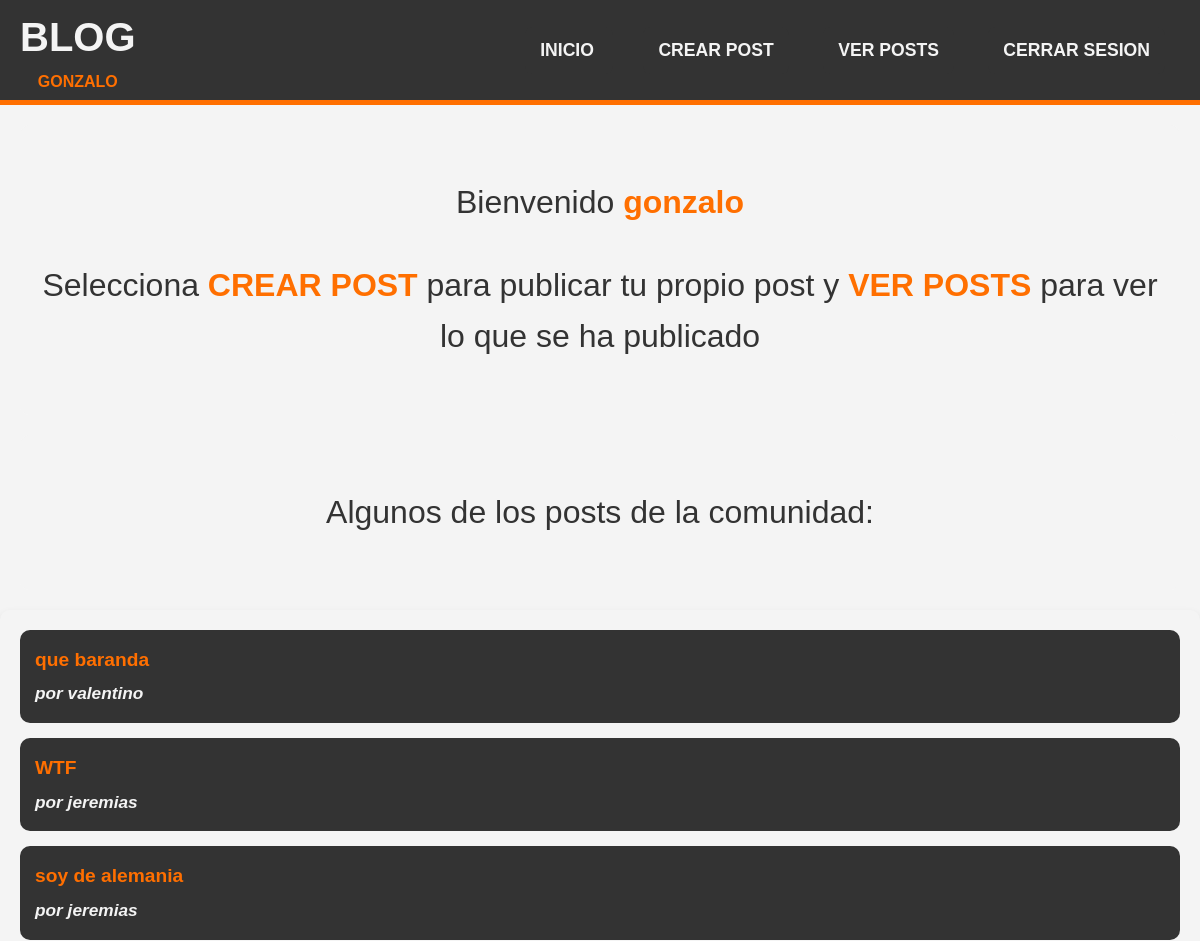
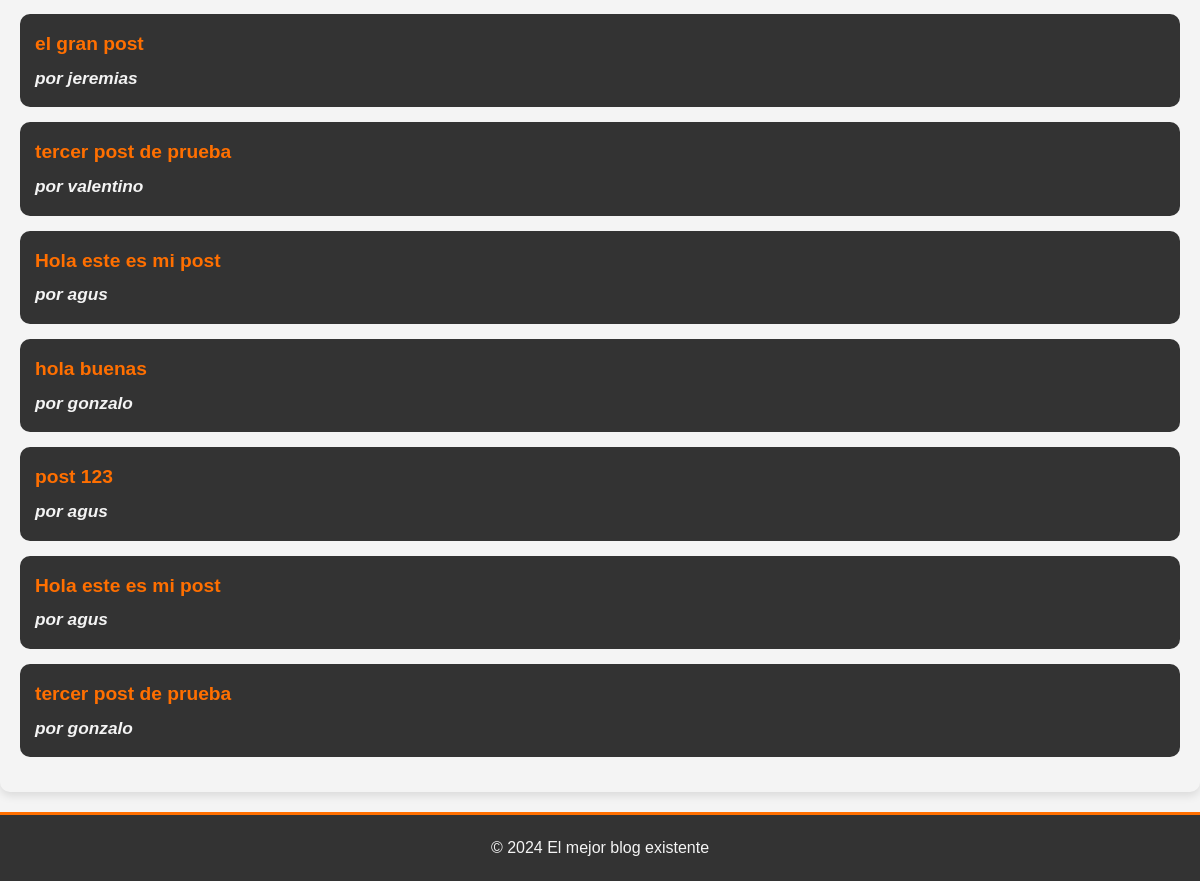
The app's page / (signed in) with its own data (2 pictures, top to bottom).
### post/models.py (models this page shows, shortened)
class Posteo(models.Model):
    titulo = models.CharField(max_length=120)
    contenido= models.TextField()
    Fecha_de_publicacion = models.DateTimeField(auto_now_add=True)
    author= models.ForeignKey(User, on_delete=models.CASCADE, related_name='post_manage')

### post/views.py (the view)
# urls.py: path('', views.home,name='home'),
def home(request):
    posts = Posteo.objects.all().order_by('-Fecha_de_publicacion')  # Muestra los posts más recientes primero
    return render(request, 'home.html', {'posts':posts})

### post/templates/home.html (shortened to what this page needs)
{% extends 'base.html' %}
{% block content %}
{% if user.is_authenticated %}
<div class="home">
    <p>Bienvenido <strong>{{ user.username }} </strong></p>
    <p>Selecciona <strong>CREAR POST</strong> para publicar tu propio post y <strong>VER POSTS</strong> para ver lo que se ha publicado</p>
</div>
<div class="home"><p>Algunos de los posts de la comunidad:</p></div>
<div class="post-container">
    <ul>
        {% for post in posts %}
        <a href="{% url 'detalle_posteo' post.pk %}" class="post-link">
        <li>
            {{ post.titulo }}
            <span>por {{ post.author }}</span>
        </li>
        </a>
        {% empty %}
        <li>No hay posts disponibles en este momento.</li>
        {% endfor %}
    </ul>
</div
{% else %}
    <div class="home">
    <p><strong>Inicia Sesion</strong> o <strong>Registrate</strong> para ver el contenido de la pagina</p>
    </div>
{% endif %}
{% endblock %}

### post/templates/base.html (shortened to what this page needs)
<!DOCTYPE html>
<html lang="es">
<head>
    {% load static %}
    <link rel="stylesheet" href="{% static 'css/styles.css' %}">
    <link rel="stylesheet" href="{% static 'css/extra.css' %}">
</head>
<body>
    <header>
        <div class="header">
        <h1>BLOG</h1>
        <p><strong> {{ user.username|upper }}</strong> </p>
        </div>
        <nav>
            <ul>
                {% if user.is_authenticated %}
                <li><a href="{% url 'home' %}">INICIO</a> </li>
                <li><a href="{% url 'crear' %}">CREAR POST</a></li>
                <li><a href="{% url 'lista_posteos' %}">VER POSTS</a></li>
                <li><a href="{% url 'logout' %}">CERRAR SESION</a></li>
                {% else %}
                <li><a href="{% url 'login' %}">INICIAR SESION</a></li>
                <li><a href="{% url 'register' %}">REGISTRARSE </a></li>
                {% endif %}
            </ul>
        </nav>
    </header>
    <main>
        {% block content %}
        {% endblock %}
    </main>
    <footer>
       © 2024 El mejor blog existente
    </footer>
</body>
</html>

### post/static/css/styles.css (style rules this page uses)
:root { --color-naranja: #ff6f00; --color-gris: #333333; --color-claro: #f4f4f4; }
body { font-family: Arial, Helvetica, sans-serif; background-color: var(--color-claro); color: var(--color-gris); margin: 0; padding: 0; line-height: 1.6; min-height: 100vh; }
header { display: flex; align-items: center; justify-content: space-between; background-color: var(--color-gris); color: var(--color-claro); padding: 0 20px; text-align: center; border-bottom: 5px solid var(--color-naranja); height: 100px; }
header h1 { margin: 0 auto; text-align: center; font-size: 2.5em; flex-grow: 1; }
header p { margin: 0; text-align: center; color: var(--color-claro); }
nav ul { list-style-type: none; padding: 0; margin: 0; text-align: center; }
nav ul li { display: inline; margin: 0 15px; }
nav ul li a { color: var(--color-claro); text-decoration: none; font-weight: bold; font-size: 1.1em; transition: color 0.5s ease; }
footer { background-color: var(--color-gris); color: var(--color-claro); text-align: center; padding: 20px; border-top: 3px solid var(--color-naranja); }
.home { text-align: center; margin: 20px; padding: 20px; background-color: var(--color-claro); border-radius: 10px; }
.home p { font-size: 2em; color: var(--color-gris); }
ul { list-style-type: none; padding: 0; }
li { background-color: var(--color-gris); border-radius: 8px; padding: 15px; margin-bottom: 10px; }
strong { color: var(--color-naranja); }

### post/static/css/extra.css (style rules this page uses)
.post-container { padding: 20px; border-radius: 10px; margin: 20px auto; max-width: 1200px; box-shadow: 0 4px 8px rgba(0, 0, 0, 0.1); }
.post-link { text-decoration: none; font-size: 1.2em; color: var(--color-naranja); font-weight: bold; transition: color 0.3s ease; }
.post-container ul { list-style-type: none; padding: 0; margin: 0; }
.post-container ul li { background-color: var(--color-gris); border-radius: 10px; padding: 15px; margin-bottom: 15px; transition: transform 0.2s ease, box-shadow 0.2s ease; }
.post-container ul li span { display: block; margin-top: 5px; color: var(--color-claro); font-size: 0.9em; font-style: italic; }

### records on screen
Posteo: titulo "que baranda", author "valentino"
Posteo: titulo "WTF", author "jeremias"
Posteo: titulo "soy de alemania", author "jeremias"
Posteo: titulo "el gran post", author "jeremias"
Posteo: titulo "tercer post de prueba", author "valentino"
Posteo: titulo "Hola este es mi post", author "agus"
Posteo: titulo "hola buenas", author "gonzalo"
Posteo: titulo "post 123", author "agus"
Posteo: titulo "Hola este es mi post", author "agus"
Posteo: titulo "tercer post de prueba", author "gonzalo"

### other values on screen
{{ user.username|upper }} "GONZALO"
{{ user.username }} "gonzalo"
